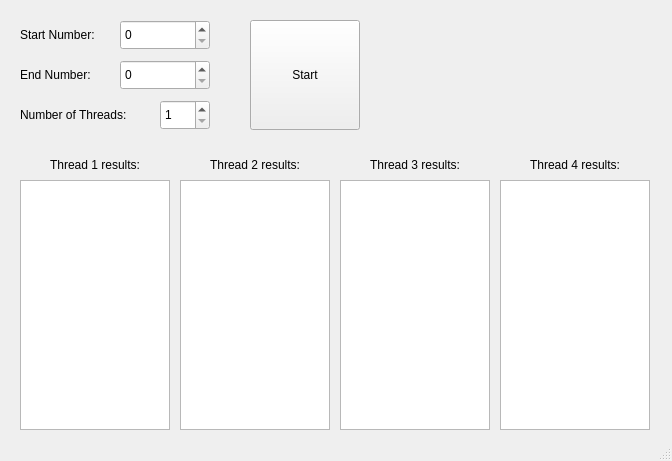
<?xml version="1.0" encoding="UTF-8"?>
<ui version="4.0">
 <class>MainWindow</class>
 <widget class="QMainWindow" name="MainWindow">
  <property name="geometry">
   <rect>
    <x>0</x>
    <y>0</y>
    <width>672</width>
    <height>461</height>
   </rect>
  </property>
  <property name="windowTitle">
   <string>Find primes</string>
  </property>
  <widget class="QWidget" name="centralwidget">
   <widget class="QPushButton" name="startButton">
    <property name="geometry">
     <rect>
      <x>250</x>
      <y>20</y>
      <width>110</width>
      <height>110</height>
     </rect>
    </property>
    <property name="text">
     <string>Start</string>
    </property>
   </widget>
   <widget class="QLabel" name="startLabel">
    <property name="geometry">
     <rect>
      <x>20</x>
      <y>20</y>
      <width>90</width>
      <height>30</height>
     </rect>
    </property>
    <property name="text">
     <string>Start Number:</string>
    </property>
   </widget>
   <widget class="QLabel" name="endLabel">
    <property name="geometry">
     <rect>
      <x>20</x>
      <y>60</y>
      <width>90</width>
      <height>30</height>
     </rect>
    </property>
    <property name="text">
     <string>End Number:</string>
    </property>
   </widget>
   <widget class="QLabel" name="threadsLabel">
    <property name="geometry">
     <rect>
      <x>20</x>
      <y>100</y>
      <width>130</width>
      <height>30</height>
     </rect>
    </property>
    <property name="text">
     <string>Number of Threads:</string>
    </property>
   </widget>
   <widget class="QSpinBox" name="startSpinBox">
    <property name="geometry">
     <rect>
      <x>120</x>
      <y>20</y>
      <width>90</width>
      <height>30</height>
     </rect>
    </property>
    <property name="maximum">
     <number>9999</number>
    </property>
   </widget>
   <widget class="QSpinBox" name="endSpinBox">
    <property name="geometry">
     <rect>
      <x>120</x>
      <y>60</y>
      <width>90</width>
      <height>30</height>
     </rect>
    </property>
    <property name="maximum">
     <number>999999</number>
    </property>
   </widget>
   <widget class="QSpinBox" name="threadsSpinBox">
    <property name="geometry">
     <rect>
      <x>160</x>
      <y>100</y>
      <width>50</width>
      <height>30</height>
     </rect>
    </property>
    <property name="minimum">
     <number>1</number>
    </property>
    <property name="maximum">
     <number>4</number>
    </property>
   </widget>
   <widget class="QPlainTextEdit" name="thread1TextEdit">
    <property name="geometry">
     <rect>
      <x>20</x>
      <y>180</y>
      <width>150</width>
      <height>250</height>
     </rect>
    </property>
   </widget>
   <widget class="QLabel" name="thread1Label">
    <property name="geometry">
     <rect>
      <x>20</x>
      <y>150</y>
      <width>150</width>
      <height>30</height>
     </rect>
    </property>
    <property name="text">
     <string>Thread 1 results:</string>
    </property>
    <property name="alignment">
     <set>Qt::AlignCenter</set>
    </property>
   </widget>
   <widget class="QLabel" name="thread2Label">
    <property name="geometry">
     <rect>
      <x>180</x>
      <y>150</y>
      <width>150</width>
      <height>30</height>
     </rect>
    </property>
    <property name="text">
     <string>Thread 2 results:</string>
    </property>
    <property name="alignment">
     <set>Qt::AlignCenter</set>
    </property>
   </widget>
   <widget class="QLabel" name="thread3Label">
    <property name="geometry">
     <rect>
      <x>340</x>
      <y>150</y>
      <width>150</width>
      <height>30</height>
     </rect>
    </property>
    <property name="text">
     <string>Thread 3 results:</string>
    </property>
    <property name="alignment">
     <set>Qt::AlignCenter</set>
    </property>
   </widget>
   <widget class="QLabel" name="thread4Label">
    <property name="geometry">
     <rect>
      <x>500</x>
      <y>150</y>
      <width>150</width>
      <height>30</height>
     </rect>
    </property>
    <property name="text">
     <string>Thread 4 results:</string>
    </property>
    <property name="alignment">
     <set>Qt::AlignCenter</set>
    </property>
   </widget>
   <widget class="QPlainTextEdit" name="thread2TextEdit">
    <property name="geometry">
     <rect>
      <x>180</x>
      <y>180</y>
      <width>150</width>
      <height>250</height>
     </rect>
    </property>
   </widget>
   <widget class="QPlainTextEdit" name="thread3TextEdit">
    <property name="geometry">
     <rect>
      <x>340</x>
      <y>180</y>
      <width>150</width>
      <height>250</height>
     </rect>
    </property>
   </widget>
   <widget class="QPlainTextEdit" name="thread4TextEdit">
    <property name="geometry">
     <rect>
      <x>500</x>
      <y>180</y>
      <width>150</width>
      <height>250</height>
     </rect>
    </property>
   </widget>
  </widget>
  <widget class="QStatusBar" name="statusbar"/>
 </widget>
 <resources/>
 <connections/>
</ui>
